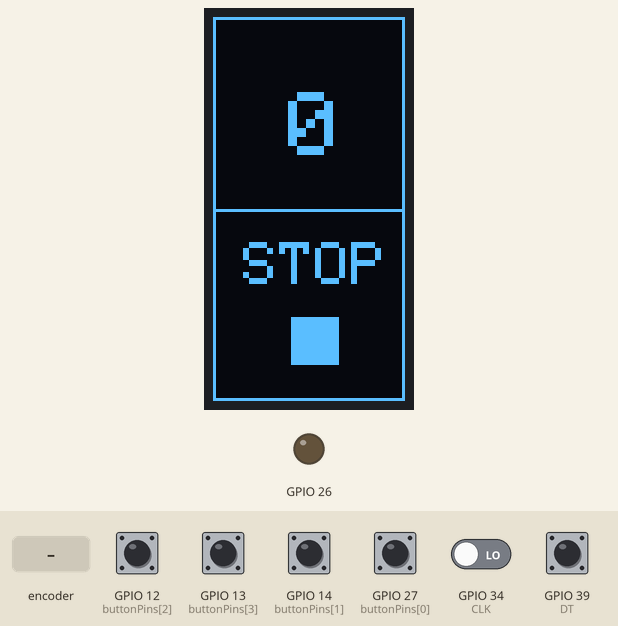
A sketch run on a simulated ESP32. Parts: 64×128 one-colour display, output pins drawn as LEDs (lit = HIGH). Inputs (shaded band) come from the test bench; at power-on: GPIO 12 (buttonPins[2]), GPIO 13 (buttonPins[3]), GPIO 14 (buttonPins[1]), GPIO 27 (buttonPins[0]), GPIO 39 (DT) HIGH, GPIO 34 (CLK) LOW.

Above: at 1.2 s.
1.3 s: GPIO 27 (buttonPins[0]) pulled LOW for 0.15 s
At 2.6 s:
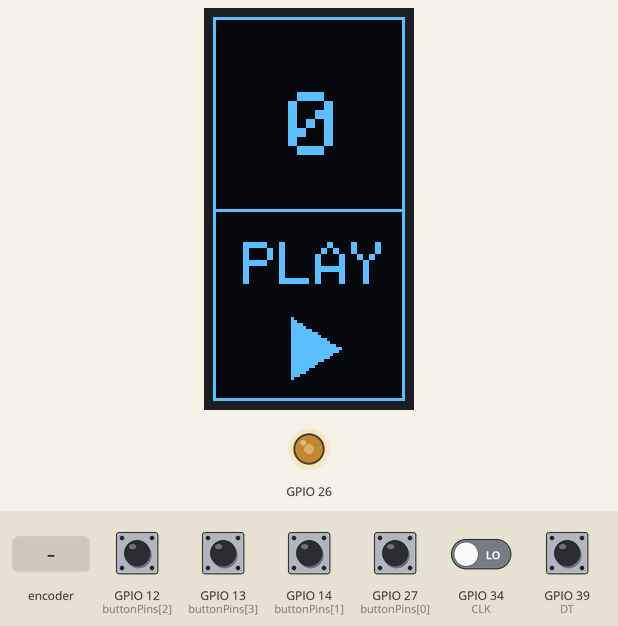
2.9 s: rotary encoder on GPIO 34 (CLK) / GPIO 39 (DT) turned 3 steps (first pin leading)
At 4.0 s:
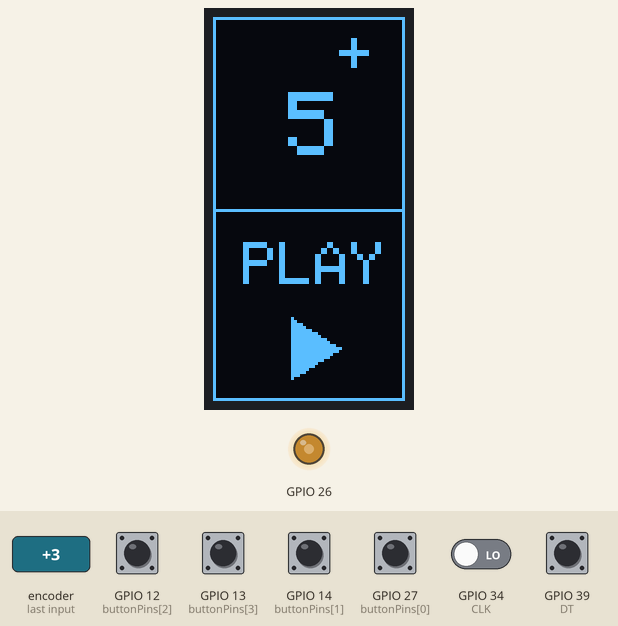
5.0 s: GPIO 27 (buttonPins[0]) pulled LOW for 1 s
At 7.2 s:
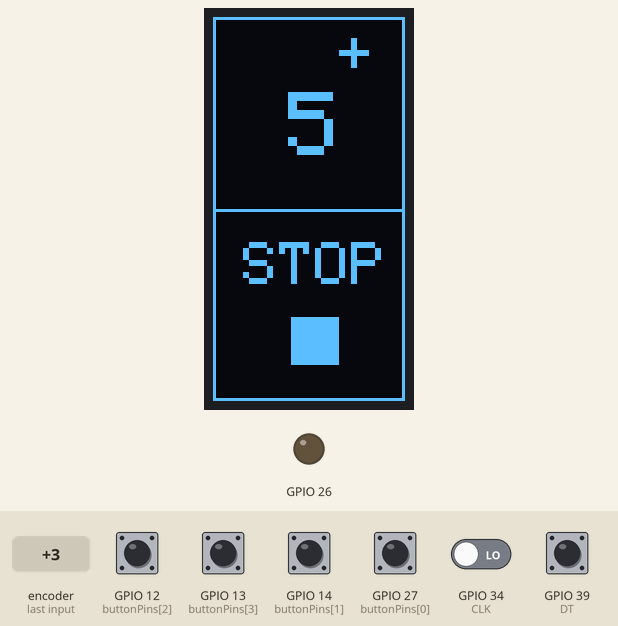
7.5 s: GPIO 12 (buttonPins[2]) pulled LOW for 1 s
10.0 s: GPIO 27 (buttonPins[0]) pulled LOW for 0.15 s
At 11.0 s:
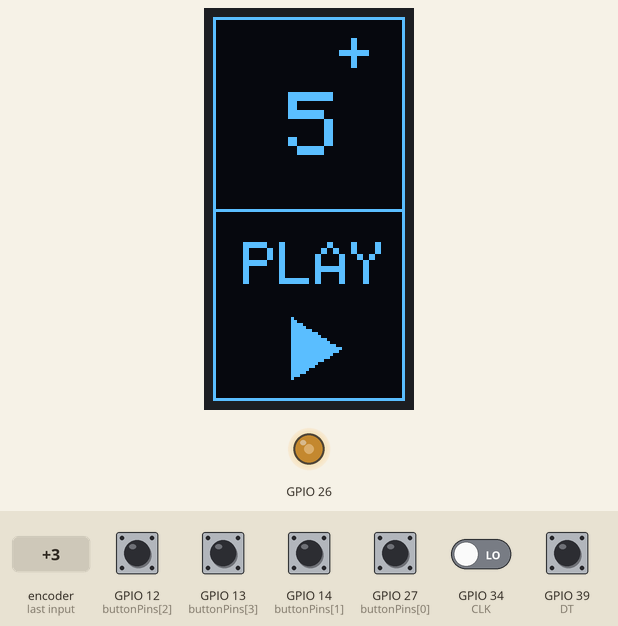
11.7 s: GPIO 14 (buttonPins[1]) pulled LOW for 1 s
At 11.88 s:
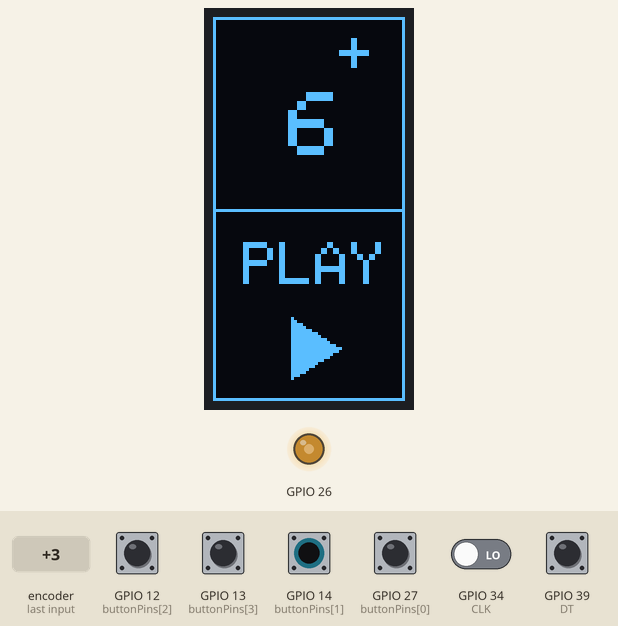
Timing chart, 0 to 14.7 s (numbered marks = the images above; inputs shaded):
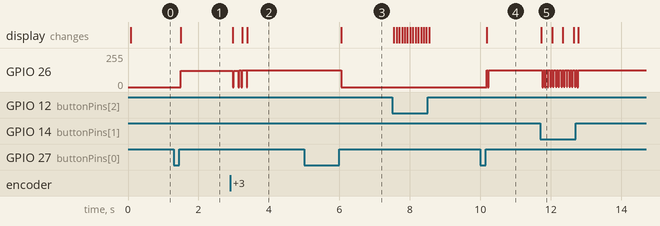

The sketch:

main.ino
```cpp
#include <Arduino.h>
#include <Adafruit_GFX.h>
#include <Adafruit_SSD1306.h>
#include <atomic>
using namespace std;
#define io uint8_t
#define fio for (io i = 0; i < 4; i++)
#define CLK 34
#define DT 39
const io buttonPins[4] = {27, 14, 12, 13};

#define SCREEN_WIDTH 128

#define SCREEN_HEIGHT 64

Adafruit_SSD1306 display(128, 64, &Wire, -1);

volatile atomic<bool> buttonPushed[4];
volatile atomic<bool> play, shift;
volatile atomic<int> currentSpeed, stopSpeed, rotaryCurrentSpeed;
volatile atomic<int> speedSetterMax, speedSetterMin;
volatile atomic<int> oledShowSpeed;
volatile const int rotMin = -50, rotMax = 100;
volatile const int buttonUPMax = 75, buttonDownMin = -25;
volatile atomic<bool> oledShow;
enum buttonNames
{
    buttonToggle = 0,
    buttonFast = 1,
    buttonSlow = 2,
    buttonShift = 3
};
enum states
{
    stateToggle = 0,
    stateShiftUp = 1,
    stateShiftDown = 2
};

TaskHandle_t runTaskHandle = NULL;

struct TaskMotorParam
{
    int speed;
    int max;
    int min;
    states state;
};
const int PWM_CHANNEL = 0;     // ESP32 has 16 channels which can generate 16 independent waveforms
const int PWM_FREQ = 19530;    // Recall that Arduino Uno is ~490 Hz. Official ESP32 example uses 5,000Hz
const int PWM_RESOLUTION = 12; // We'll use same resolution as Uno (8 bits, 0-255) but ESP32 can go up to 16 bits

// The max duty cycle value based on PWM resolution (will be 255 if resolution is 8 bits)
const uint64_t MAX_DUTY_CYCLE = (int)(pow(2, PWM_RESOLUTION) - 1);
volatile int lastStateCLK = LOW;

void IRAM_ATTR updateEncoder()
{
    int currentStateCLK = digitalRead(CLK);
    if (currentStateCLK != lastStateCLK)
    {
        int delta = (digitalRead(DT) != currentStateCLK) ? 1 : -1;
        int cs = rotaryCurrentSpeed.load() + delta;
        cs = constrain(cs, rotMin, rotMax);
        rotaryCurrentSpeed.store(cs);
        currentSpeed.store(cs);
        speedSetterMax.store(cs);
    }
    lastStateCLK = currentStateCLK;
}

void TaskUpdateScreen(void *pvParameters)
{
    (void)pvParameters;
    display.clearDisplay();
    display.setTextColor(SSD1306_WHITE);
    display.setRotation(1);
    display.setTextSize(2);

    while (1)
    {
        if (oledShow)
            oledShowSpeed.store(currentSpeed.load());
        display.clearDisplay();
        display.setTextSize(2);
        display.drawRect(0, 0, SCREEN_HEIGHT, SCREEN_WIDTH, SSD1306_WHITE);
        int centerX = SCREEN_WIDTH / 2;
        display.drawLine(0, centerX, SCREEN_HEIGHT, centerX, SSD1306_WHITE);
        int counterInt = int(oledShowSpeed.load());
        int decimalCounter = int((oledShowSpeed.load() - int(oledShowSpeed.load())) * 10);

        if (counterInt > 0 || decimalCounter > 0)
        {
            display.setCursor(42, 5);
            display.print("+");
        }
        else if (counterInt < 0 || decimalCounter < 0)
        {
            display.setCursor(12, 5);
            display.print("-");
        }

        int absCounter = abs(counterInt);
        if (absCounter > 9)
        {
            display.setCursor(15, 25);
            if (absCounter > 99)
                display.setCursor(5, 25);
        }
        else
            display.setCursor(25, 25);

        display.setTextSize(3);
        display.print(absCounter);
        display.setTextSize(1);
        display.setCursor(30, 50);
        if (decimalCounter != 0)
            display.print(abs(decimalCounter));
        display.setTextSize(2);
        display.setCursor(10, 75);
        if (play)
        {
            display.print("PLAY");
            display.fillTriangle(26, 100, 26, 120, 42, 110, SSD1306_WHITE);
        }
        else
        {
            display.print("STOP");
            display.fillRect(26, 100, 16, 16, SSD1306_WHITE);
        }
        display.display();
        taskYIELD();
    }
}
void TaskMotor(void *pvParameters)
{
    TaskMotorParam *param = (TaskMotorParam *)pvParameters;
    int speed = param->speed, max = param->max, min = param->min;
    states state = param->state;
    delete param;

    if (state == stateToggle)
    {
        int lastSpeed = 0;
        while (1)
        {
            vTaskDelay(50 / portTICK_PERIOD_MS);

            if (speed == 0)
            {
                ledcWrite(PWM_CHANNEL, 0);
            }
            if (speed == 1)
            {
                if (lastSpeed != currentSpeed.load())
                {
                    lastSpeed = currentSpeed.load();
                    ledcWrite(PWM_CHANNEL, lastSpeed);
                }
            }
            taskYIELD();
        }
    }
    else if (state == stateShiftDown)
    {
        speedSetterMax.store(currentSpeed.load());
        oledShow.store(false);
        for (int i = max; i >= min; i--)
        {
            speedSetterMin.store(i);
            oledShowSpeed.store(i);
            vTaskDelay(50 / portTICK_PERIOD_MS);
        }
        oledShow.store(true);
        speedSetterMax.store(currentSpeed.load());
        speedSetterMin.store(stopSpeed.load());
        play.store(0);
    }
    else if (state == stateShiftUp)
    {
        speedSetterMin.store(stopSpeed.load());
        oledShow.store(false);
        for (int i = min; i <= max; i++)
        {
            speedSetterMax.store(i);
            oledShowSpeed.store(i);
            vTaskDelay(50 / portTICK_PERIOD_MS);
        }
        oledShow.store(true);
        speedSetterMax.store(currentSpeed.load());
        speedSetterMin.store(stopSpeed.load());
        play.store(1);
    }
    runTaskHandle = NULL;
    vTaskDelete(NULL);
}
void TaskRunMotor(void *pvParameters)
{
    (void)pvParameters;
    while (1)
    {
        if (play.load())
        {
            int pwm = map(oledShowSpeed.load(), rotMin, rotMax, 1800, 2338);
            ledcWrite(PWM_CHANNEL, pwm);
        }
        else
        {
            ledcWrite(PWM_CHANNEL, 0);
        }
        taskYIELD();
    }
}
void TaskButtons(void *pvParameters)
{
    (void)pvParameters;
    fio pinMode(buttonPins[i], INPUT_PULLUP);
    fio buttonPushed[i].store(0);
    play.store(0);
    shift.store(0);
    currentSpeed.store(0);
    rotaryCurrentSpeed.store(0);
    stopSpeed.store(rotMin);
    speedSetterMax.store(currentSpeed.load());
    speedSetterMin.store(stopSpeed.load());
    oledShow.store(true);
    bool UpDownFlag = false;
    while (1)
    {
        fio buttonPushed[i].store(!digitalRead(buttonPins[i]));
        if (buttonPushed[buttonShift].load() && buttonPushed[buttonToggle].load())
        {
            vTaskDelay(100 / portTICK_PERIOD_MS);
            while (!digitalRead(buttonPins[buttonToggle]))
                vTaskDelay(50 / portTICK_PERIOD_MS);
            shift.store(!shift.load());
            if (runTaskHandle != NULL)
            {
                vTaskDelete(runTaskHandle);
                runTaskHandle = NULL;
            }
            TaskMotorParam *param = new TaskMotorParam;
            param->state = shift.load() ? stateShiftUp : stateShiftDown;
            param->max = speedSetterMax.load();
            param->min = speedSetterMin.load();
            xTaskCreatePinnedToCore(TaskMotor, "TaskMotor", 2048, param, 1, &runTaskHandle, ARDUINO_RUNNING_CORE);
        }
        else if (buttonPushed[buttonToggle].load())
        {
            vTaskDelay(100 / portTICK_PERIOD_MS);
            while (!digitalRead(buttonPins[buttonToggle]))
                vTaskDelay(50 / portTICK_PERIOD_MS);
            play.store(!play.load());
            shift.store(!shift.load());
            if (runTaskHandle != NULL)
            {
                vTaskDelete(runTaskHandle);
                runTaskHandle = NULL;
            }
            TaskMotorParam *param = new TaskMotorParam;
            currentSpeed.store(rotaryCurrentSpeed.load());
            param->speed = play.load() ? 1 : 0;
            param->state = stateToggle;
            xTaskCreatePinnedToCore(TaskMotor, "TaskMotor", 2048, param, 1, &runTaskHandle, ARDUINO_RUNNING_CORE);
        }
        else if (buttonPushed[buttonFast].load())
        {
            int speed = currentSpeed.load();
            if (speed <= buttonUPMax)
            {
                speed++;
                currentSpeed.store(speed);
                vTaskDelay(50 / portTICK_PERIOD_MS);
            }
            UpDownFlag = true;
        }
        else if (buttonPushed[buttonSlow].load())
        {
            int speed = currentSpeed.load();
            if (speed >= buttonDownMin)
            {
                speed--;
                currentSpeed.store(speed);
                vTaskDelay(50 / portTICK_PERIOD_MS);
            }
            UpDownFlag = true;
        }
        else if (!buttonPushed[buttonFast].load() && !buttonPushed[buttonSlow].load() && UpDownFlag)
        {
            UpDownFlag = false;
            currentSpeed.store(rotaryCurrentSpeed.load());
        }
        taskYIELD();
    }
}
void TaskPrintScreen(void *pvParameters)
{
    (void)pvParameters;
    while (1)
    {
        fio Serial.print(buttonPushed[i].load());
        Serial.printf("\t play %d\tshift %d", play.load(), shift.load());
        Serial.println();
        taskYIELD();
    }
}
void setup()
{
    Serial.begin(9600);
    if (!display.begin(SSD1306_SWITCHCAPVCC, 0x3C))
    {
        while (1)
        {
#ifdef RTOS
            vTaskDelay(100 / portTICK_PERIOD_MS);
#else
            delay(100);
#endif
        }
    }
    uint64_t t = millis();
    display.clearDisplay();
    display.setTextColor(SSD1306_WHITE);
    display.setRotation(1);
    display.setTextSize(1);
    display.setCursor(7, 50);
    display.print("DESIGNED");
    display.setCursor(25, 60);
    display.print("BY");
    display.setCursor(10, 70);
    display.print("NAVENDU");
    display.display();
    ledcSetup(PWM_CHANNEL, PWM_FREQ, PWM_RESOLUTION);
    ledcAttachPin(26, PWM_CHANNEL);
    pinMode(CLK, INPUT);
    pinMode(DT, INPUT);
    attachInterrupt(digitalPinToInterrupt(CLK), updateEncoder, CHANGE);
    attachInterrupt(digitalPinToInterrupt(DT), updateEncoder, CHANGE);
    xTaskCreatePinnedToCore(TaskButtons, "TaskBTN", 1024, NULL, 1, NULL, ARDUINO_RUNNING_CORE);
    xTaskCreatePinnedToCore(TaskUpdateScreen, "TaskScreen", 2048, NULL, 1, NULL, ARDUINO_RUNNING_CORE);
    xTaskCreatePinnedToCore(TaskRunMotor, "TaskMotor", 2048, NULL, 1, NULL, ARDUINO_RUNNING_CORE);

    // xTaskCreatePinnedToCore(TaskPrintScreen, "TaskPrint", 2048, NULL, 1, NULL, ARDUINO_RUNNING_CORE);
}
void loop()
{
}
```

Measured:
- after the input at 1.3 s, GPIO 26: 0/255 → 123/255 after 0.19 s; the display: first differs from a run without the input after 0.19 s (image 1)
- after the input at 2.9 s, GPIO 26: 123/255 → 124/255 after 0.23 s; the display: first changes after 0.08 s (image 2 shows a later state)
- after the input at 5.0 s, GPIO 26: 124/255 → 0/255 after 1.1 s; the display: first differs from a run without the input after 1.1 s (image 3)
- after the input at 10.0 s, GPIO 26: 0/255 → 124/255 after 0.19 s; the display: changes after 0.19 s (image 4)
